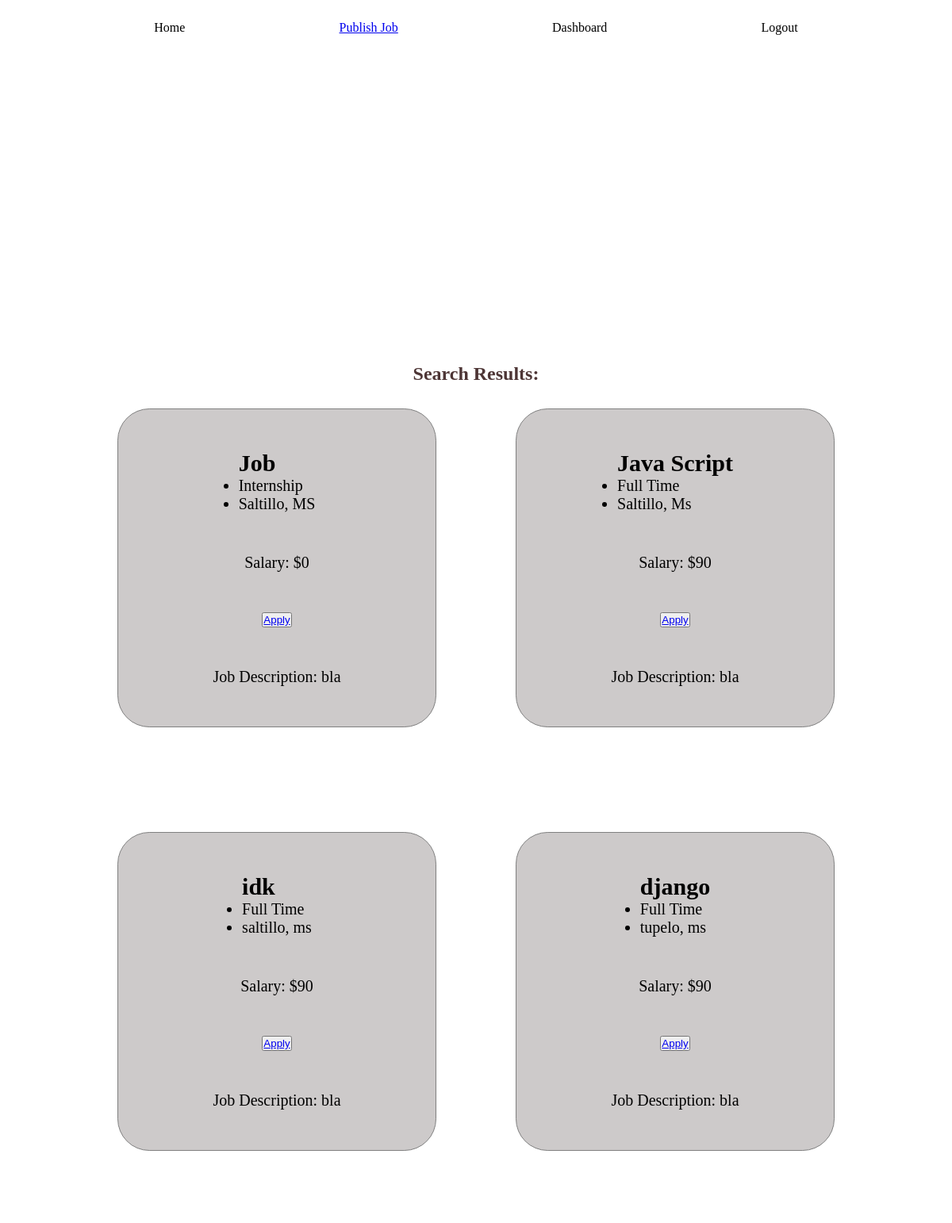
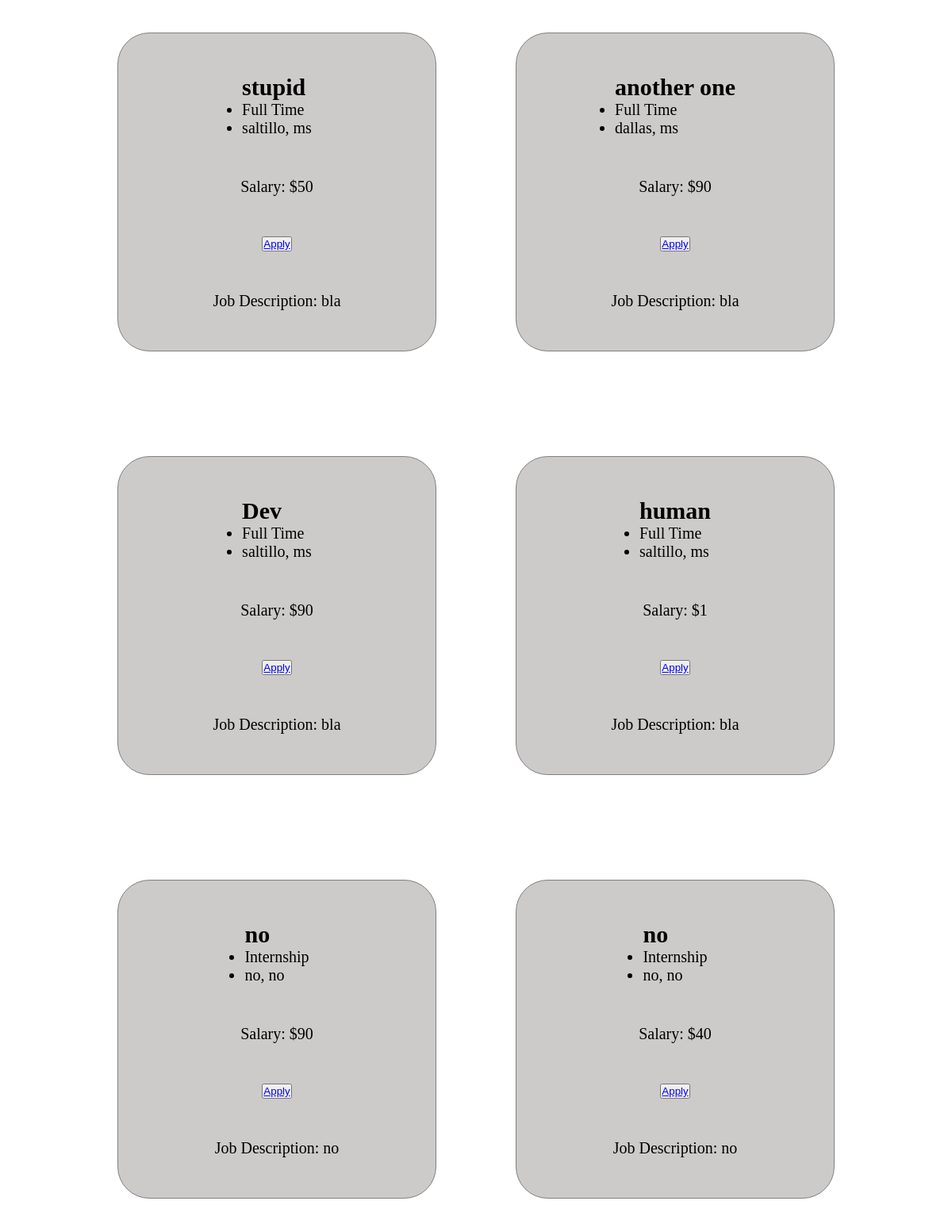
The page /home/jobs (signed in) on the database its author committed (2 pictures, top to bottom).
### app/models.py (models this page shows)
class Job(models.Model):
    company = models.ForeignKey(User, related_name="company", on_delete=models.CASCADE)
    company_description = models.TextField(blank=True, null=True)
    title = models.CharField(max_length=300)
    description = models.TextField()
    city = models.CharField(max_length=50)
    state = models.CharField(max_length=50)
    job_type = models.CharField(choices=JobType, max_length=9)
    salary = models.PositiveIntegerField()
    is_published = models.BooleanField(default=False)
    date_published = models.DateField()
    def __str__(self):
        return self.title

### app/views.py (the view, shortened to what this page needs)
# urls.py: path("home/jobs", search_result_view, name="job_view"),
@login_required(login_url="login/")
def search_result_view(request):
    job_list = Job.objects.order_by("-date_published")
    print(job_list)
    if "city_or_state" in request.GET:
        location = request.GET["city_or_state"]
        if location:
            job_list = job_list.filter(location__icontains=location)
            print(job_list)
    if "job_type" in request.GET:
        job_type = request.GET["job_type"]
        if job_type:
            job_list = job_list.filter(job_type__iexact=job_type)
            print(job_list)
    paginator = Paginator(job_list, 10)
    page_number = request.GET.get("page")
    page_obj = paginator.get_page(page_number)
    context = {
        "page_obj": page_obj,
    }
    return render(request, "jobview.html", context)

### app/templates/jobview.html (shortened to what this page needs)
{% extends "nav.html"%}
{%block content%}
<div class = "body">
{%include 'search.html'%}
</div>
<section class = "background">
       <div class = "view-header-container">
            <h2 class = "view-header"> Search Results:</h2>
       </div>
      <div class="job_view_container">
        {% for job in page_obj%}
        <div class = "border">
           <div>
            <h3 class= "jobtitle">{{ job.title }}</h3>
            <ul>
              <li>
                {% if job.job_type == '1' %}
                <span>
                  Full Time
                </span>
                {% elif job.job_type == '2'%}
                <span>
                  Part Time
                </span>
                {% else  %}
                <span class>
                  Internship
                </span>
                {% endif %}
            </li>
              <li> {{job.city}}, {{job.state}}</li>
            </ul>
            </div>
            <p> Salary:  ${{job.salary}} </p>
            <button><a href="{% url 'apply' job.id %}">Apply</a></button>
            <p> Job Description: {{ job.description | safe | truncatechars:100}}</p>
        </div>
        {% endfor %}
      </div>
      {% include 'paginator.html' %}
  </section>
{%endblock content%}

### app/templates/nav.html (shortened to what this page needs)
{% extends "base.html" %}
{%block content%}
<header>
    <nav>
      <div class= "site-navbar">
        <ul class="links">
          <li><a href="{% url 'home' %}">Home</a></li>
              {% if user.is_authenticated and user.is_staff  %}
              <a href="{% url 'create-job' %}">Publish Job</a>
                      <li><a href="{% url 'recruiterdash' %}">Dashboard</a></li>
                      <li><a href="{% url 'logout' %}">Logout</a></li>
              {% elif user.is_authenticated %}
                  <li><a href="{% url 'userdash' %}">Dashboard</a></li>
                  <li><a href="{% url 'logout' %}">Logout</a></li>
              {% endif %}
            </ul>
      </div>
    </nav>
  </header>
  <body>{%block extends%} {%endblock extends%} </body>
{%endblock content%}

### app/templates/base.html (shortened to what this page needs)
{% load static %}
<!DOCTYPE html>
<html lang="en">
<head>
    <link rel = "stylesheet" href = {% static  "styles.css" %}>
</head>
{%block content %} {%endblock content%}

### app/templates/search.html (shortened to what this page needs)
{% extends "nav.html" %}
{%block extends%}
{% if user.is_authenticated and user.is_staff  %}
  <div class= "home-search-container">
  <h2 class= "search-title-text"> Welcome to ByteBoard </h2>
  <h2 class= "search-title-text"> From Code to Career: Your Path Begins Here! </h2>
  </div>
{%endif%}
{% endblock extends%}

### app/templates/paginator.html (shortened to what this page needs)
{%extends 'base.html'%}

### app/static/styles.css (style rules this page uses)
* { margin: 0; padding: 0; }
body { background: url("images/1337527.png") no-repeat; height: auto; }
.site-navbar { background-color: white; top: 0; }
.site-navbar ul { height: 70px; display: flex; flex-direction: row; justify-content: space-evenly; align-items: center; }
.site-navbar ul li { display: flex; flex-direction: row; text-decoration: none; }
.site-navbar ul li a { text-decoration: none; color: black; }
.home-search-container { padding-top: 150px; display: flex; flex-direction: column; align-items: center; padding-bottom: 100px; }
.search-title-text { font-family: "Silkscreen", sans-serif; font-weight: 400; font-style: normal; padding-bottom: 30px; color: white; font-size: 30px; }
.background { background-color: white; }
.job_view_container { display: grid; grid-template-columns: auto auto; height: auto; align-items: center; justify-content: center; gap: 100px; }
.border { border-style: solid; border-radius: 10%; border-color: gray; border-width: 1px; margin-bottom: 2rem; display: flex; flex-direction: column; justify-content: space-evenly; align-items: center; width: 400px; height: 400px; background-color: #8d878770; }
.border div ul li span { font-size: 20px; }
.border div ul li { font-size: 20px; }
.border p { font-size: 20px; }
.jobtitle { font-size: 30px; }
.view-header-container { color: #4d3535; display:flex; justify-content: center; margin-bottom: 30px; }

### rows shown on the page
Job: title "Job", shows "Internship", city "Saltillo", state "MS", salary "0", description "bla"
Job: title "Java Script", job_type "Full Time", city "Saltillo", state "Ms", salary "90", description "bla"
Job: title "idk", job_type "Full Time", city "saltillo", state "ms", salary "90", description "bla"
Job: title "django", job_type "Full Time", city "tupelo", state "ms", salary "90", description "bla"
Job: title "stupid", job_type "Full Time", city "saltillo", state "ms", salary "50", description "bla"
Job: title "another one", job_type "Full Time", city "dallas", state "ms", salary "90", description "bla"
Job: title "Dev", job_type "Full Time", city "saltillo", state "ms", salary "90", description "bla"
Job: title "human", job_type "Full Time", city "saltillo", state "ms", salary "1", description "bla"
Job: title "no", shows "Internship", city "no", state "no", salary "90", description "no"
Job: title "no", shows "Internship", city "no", state "no", salary "40", description "no"
